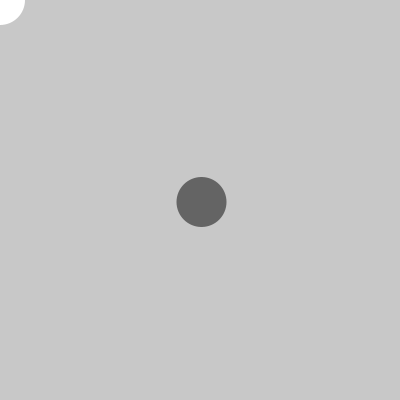
Frame 1 (no input)
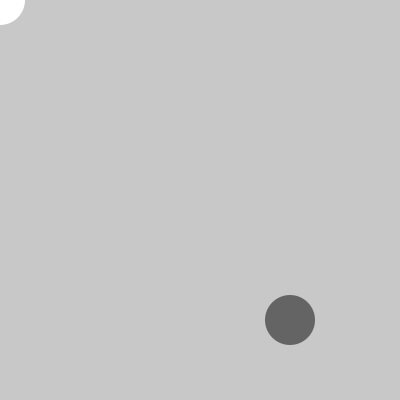
Frame 60 (the mouse pressed at the canvas centre just before this capture)
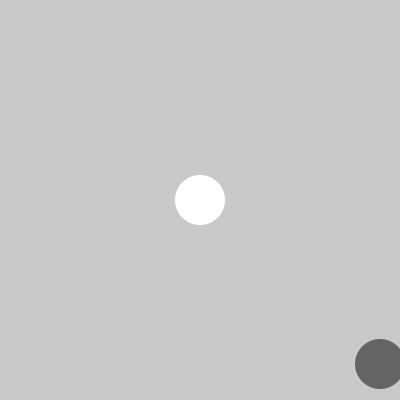
Frame 120 (the mouse held since frame 60 and released just before this capture)

The Processing sketch that drew these frames (run headless with seeded random() and noise(); from frame 60 on, the mouse is pressed at the canvas centre):

// Processing sketch: sketch_9
// ── sketch_9.pde
// add a conditional check to see if the two ellipses are overlapping.
// if they are, change the background color.

float x = 0;
float y = 0;
float dx = 0;
float dy = 0;

void setup() {
  size(400, 400);
  noStroke();
  x = width/2;
  y = height/2;
  dx = 1.5;
  dy = 2.0;
}

void draw() {

  background(200);

  if (x > width || x < 0) {
    dx = -dx;
  }
  if (y > height || y < 0) {
    dy = -dy;
  }
  x += dx;
  y += dy;

  fill(100);
  ellipse(x, y, 50, 50);

  fill(255);
  ellipse(mouseX, mouseY, 50, 50);
}
